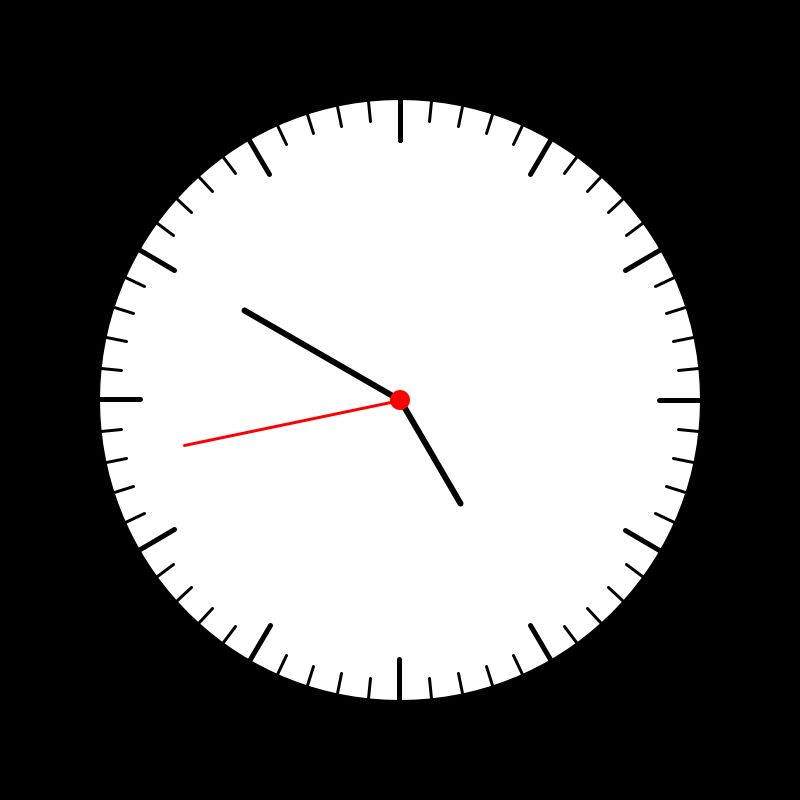
Frame 1 (no input)
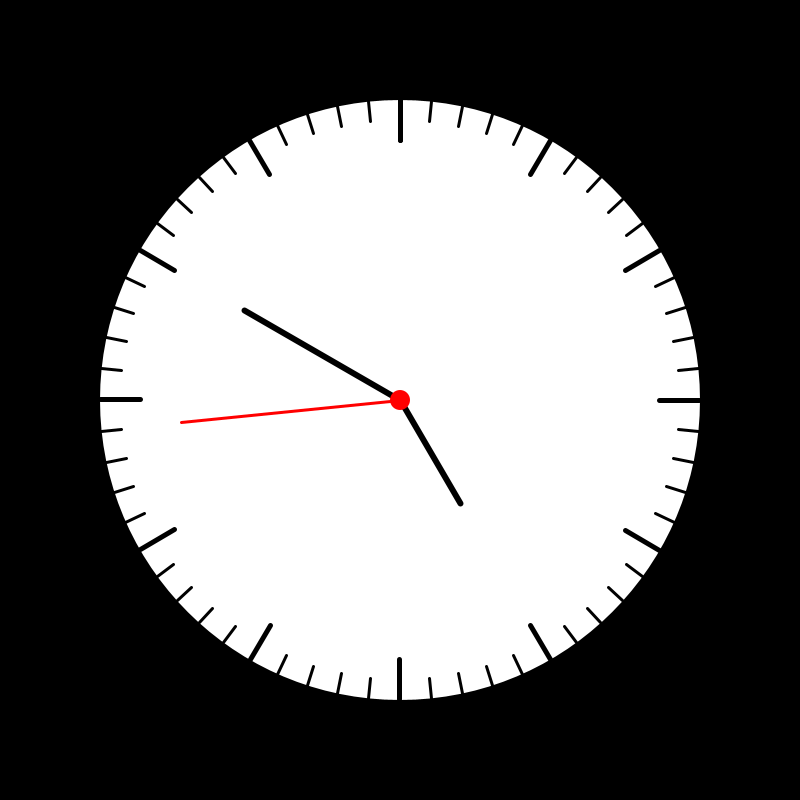
Frame 60 (the mouse pressed at the canvas centre just before this capture)
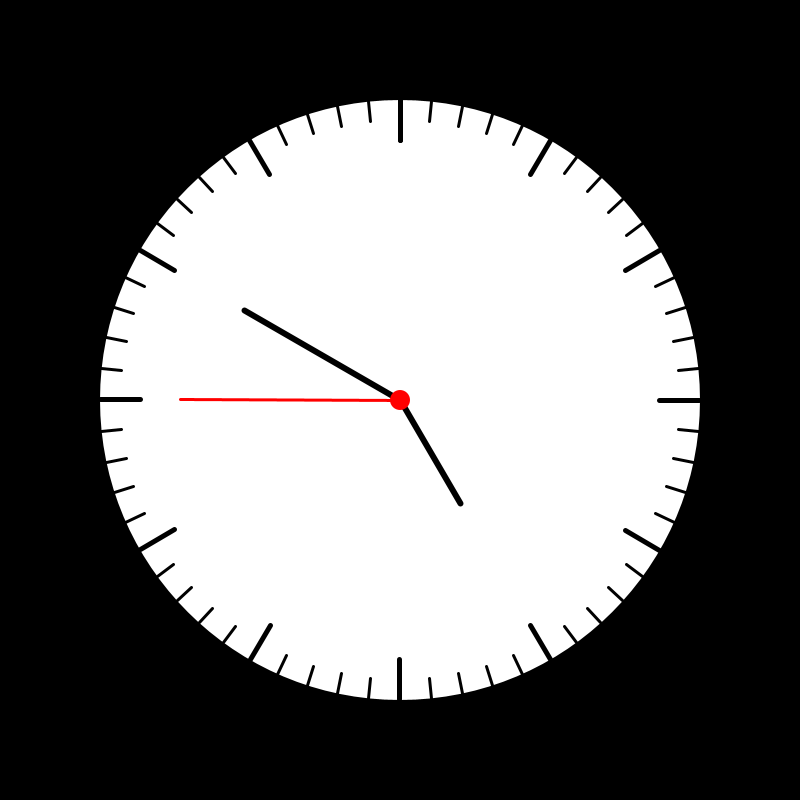
Frame 120 (the mouse held since frame 60 and released just before this capture)

The Processing sketch that drew these frames (run headless with seeded random() and noise(); from frame 60 on, the mouse is pressed at the canvas centre):

// Processing sketch: clock
// ── clock.pde
void setup() {
  size(800, 800);
}

void draw() {
  background(0);
  int s = second();  // Values from 0 - 59
  int m = minute();  // Values from 0 - 59
  int h = hour();    // Values from 0 - 23
  float centerX = width/2;
  float centerY = height/2;

  noStroke();
  fill(255);
  circle(centerX, centerY, 600);

  for (float r1 = 0; r1 < 361; r1 += 30) {
    pushMatrix();
    translate(centerX, centerY);
    rotate(radians(r1));
    stroke(0);
    strokeWeight(5);
    line(0, centerY * -0.65, 0, centerY * -0.75);
    popMatrix();
  }
  
  for (float r2 = 0; r2 < 361; r2 += 6) {
    pushMatrix();
    translate(centerX, centerY);
    rotate(radians(r2));
    stroke(0);
    strokeWeight(3);
    line(0, centerY * -0.7, 0, centerY * -0.75);
    popMatrix();
  }

  pushMatrix();
  translate(centerX, centerY);
  rotate(radians(s * 6));
  stroke(255, 0, 0);
  strokeWeight(3);
  line(0, 0, 0, centerY * -0.55);
  popMatrix();

  pushMatrix();
  translate(centerX, centerY);
  rotate(radians(m * 6));
  stroke(0);
  strokeWeight(6);
  line(0, 0, 0, centerY * -0.45);
  popMatrix();

  pushMatrix();
  translate(centerX, centerY);
  rotate(radians(h * 30));
  stroke(0);
  strokeWeight(6);
  line(0, 0, 0, centerY * -0.3);
  popMatrix();

  noStroke();
  fill(255, 0, 0);
  circle(centerX, centerY, 20);
}
